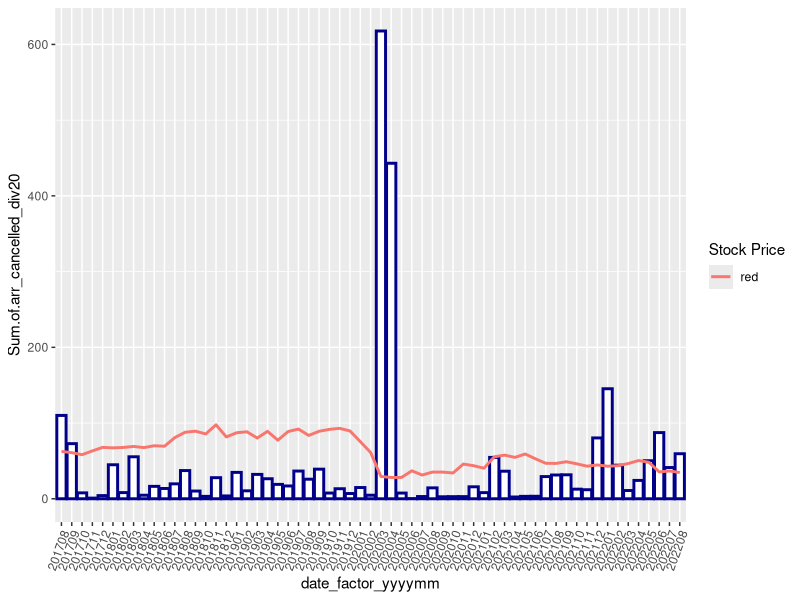

This figure's R source:
# ---
# title: United airlines monthly plot of cancelled arrivals with stock price
# author: Leland Bolleter
# date: 11/11/2022
# description: plot Sum.of.arr_cancelled_div20 as a bar graph and Open.Stock.Price as a trend line
#    data is for United Airlines for 8/2017 to 8/2022. 
# ---

setwd("/Users/leland15/6203_git/Team-13/Data/Leland")
library(dplyr)
library(tidyverse)
library(ggplot2)

# read in UAL data file and create a subset with values for visual(s)
ual_data <- read.csv("united_lbc.csv") 
ual_vis1_data <- select(ual_data, yyyymm, Open.Stock.Price, Sum.of.arr_cancelled)

# scale Sum.of.arr_cancelled with divide by 20 because dates 202003 and 202004 have outsized 
#     cancellations that obstruct viewing of other data
ual_vis1_data_div20 <- ual_vis1_data %>% mutate(Sum.of.arr_cancelled = Sum.of.arr_cancelled/20)

# rename Sum.of.arr_cancelled to Sum.of.arr_cancelled_div20
names(ual_vis1_data_div20)[3] = "Sum.of.arr_cancelled_div20"

# add a factor field for yyyymm for ggplot work and rename the field to date_factor_yyymm
ual_vis1_data_div20 <- ual_vis1_data_div20 %>% mutate(as.factor(ual_vis1_data_div20$yyyymm))
names(ual_vis1_data_div20)[4] = "date_factor_yyyymm"

# remove the original yyyymm column
ual_vis1_data_div20 <- ual_vis1_data_div20[-1]

# plot Sum.of.arr_cancelled_div20 as a bar graph and Open.Stock.Price as a trend line
ggplot(ual_vis1_data_div20) +
  geom_col(aes(x = date_factor_yyyymm, y = Sum.of.arr_cancelled_div20), color = "darkblue", 
           size = 1, fill = "white") +
  geom_line(aes(x = date_factor_yyyymm, y = Open.Stock.Price, color = "red"), size = 1, group = 1) +
  scale_x_discrete(guide = guide_axis(angle = 70)) +
  labs(color = "Stock Price")



